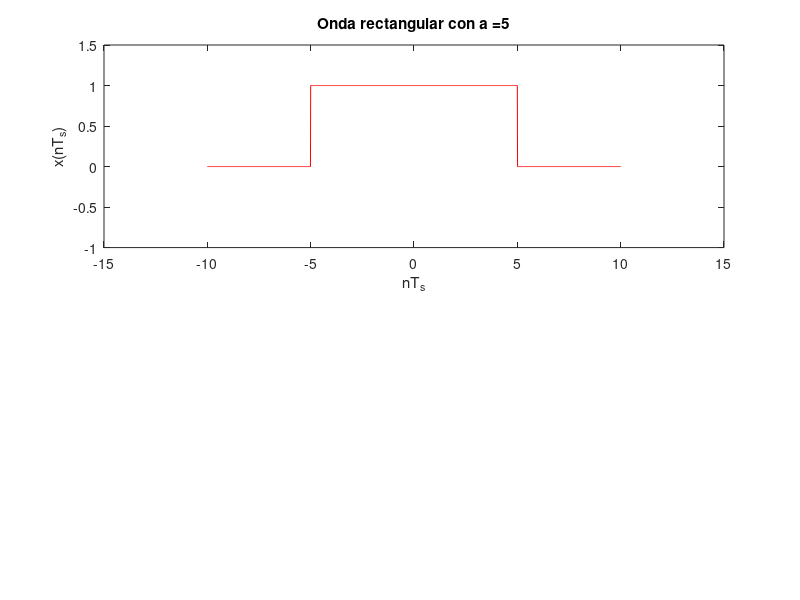

MATLAB code for this plot: (Note: this script raises an error after producing the figure.)
function [X, t, f0, fs, Ts, f, a] = Punto2()
a = input('Ingrese el valor de a = ');
T=2*a;                            % duración de la señal
f0=1;                             % valor de la frecuencia lineal
fs=100*f0; Ts=1/fs;                % intervalo de muestreo y frecuencia de muestreo
t= [-2*a:Ts:2*a];                 % vector de tiempo
x= (abs(t)<= a); X=fft(x)*Ts;
Xr = X./Ts;

% pulso rectangular
f= [-length(X)/2+1:length(X)/2];  % vector de frecuencias
subplot(2,1,1); plot(t,x,'-r'); axis([-3*a 3*a -1 1.5]); xlabel('nT_s'); ylabel('x(nT_s)');
title(strcat('Onda rectangular con a = ', num2str(a)));
ax = gca;
ax.XAxisLocation = 'origin';
ax.YAxisLocation = 'origin';
grid;


sa=inline('(sin(x)+(x==0))./(x+(x==0))','x'); 	% Genera la función sa(x)=sin(x)/x.
subplot(2,1,2); plot(f-(0.5),fftshift(abs(X)),'-b'); axis([-40 40 -5 20]);
hold on;
plot(f,2*a*sa(a*f),'--r'); 
xlabel('f'); 
ylabel('|X(f)|');
title('Transformada de Fourier');
grid;
ax = gca;
ax.XAxisLocation = 'origin';
ax.YAxisLocation = 'origin';

end
